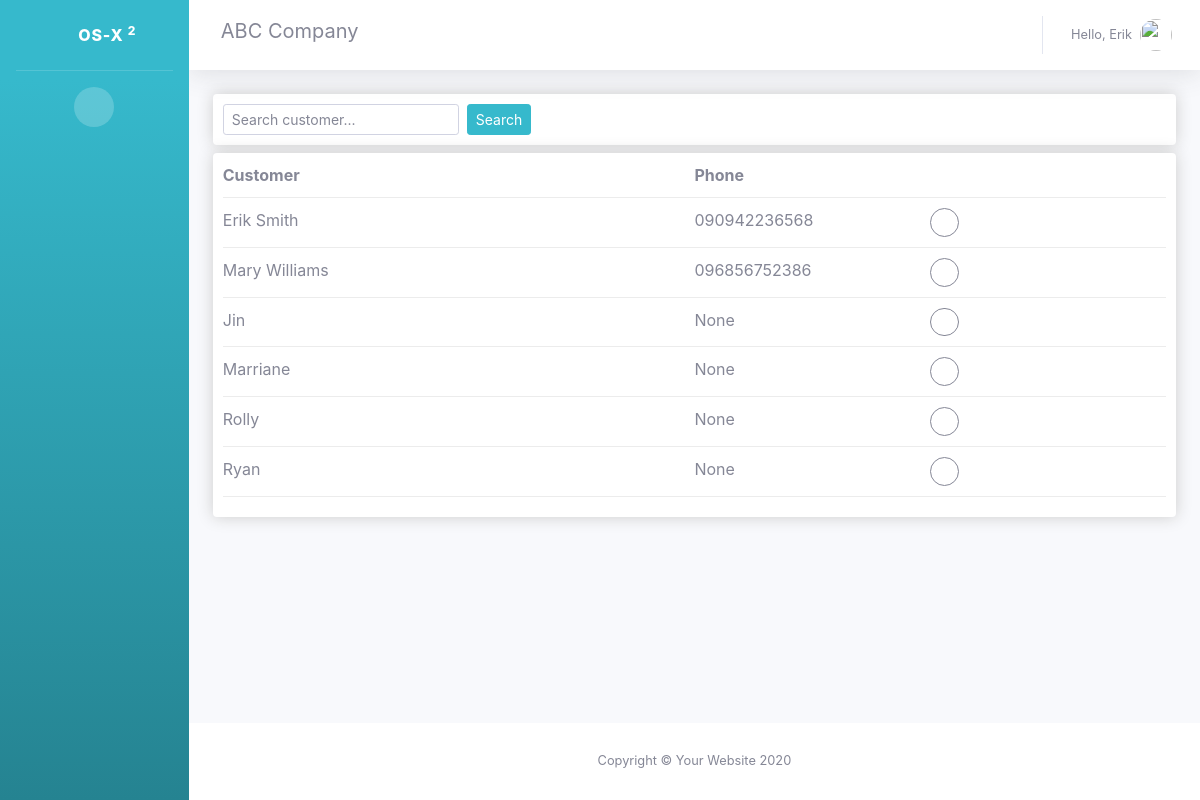
The page /customer_form/ (signed in) on the database its author committed.
### accounts/models.py (models this page shows, shortened)
class Customer(models.Model):
    user = models.OneToOneField(
        User, null=True, blank=True, on_delete=models.CASCADE)
    name = models.CharField(max_length=255, null=True)
    phone = models.CharField(max_length=255, null=True)

### accounts/views.py (the view)
# urls.py: path('customer_form/', views.customer_form, name="customer_form"),
def customer_form(request):
     customers = Customer.objects.get_queryset().order_by('name')
     customerFilter = CustomerFilter(request.GET, queryset=customers)
     customers = customerFilter.qs
     customerPaginator = Paginator(customers, 10)
     customer_page_number = request.GET.get('page')
     try:
        customers = customerPaginator.page(customer_page_number)
     except PageNotAnInteger:
        customers = customerPaginator.page(1)
     except EmptyPage:
        customers = customerPaginator.page(customerPaginator.num_pages)
     context = { 'customers': customers, 'customerFilter': customerFilter}
     return render(request, 'accounts/customer_template.html', context)

### accounts/templates/accounts/customer_template.html (shortened to what this page needs)
{% extends 'accounts/main.html' %}
{% load crispy_forms_tags %}
{% load static %}
{% block content %}
<div class="box-element">
    <div class="row">
        <div class="col-6">
            <form class="form-inline" action="" method="GET">
                {{ customerFilter.form | crispy }}
                <button type="submit" class="btn btn-info btn-sm ml-2">Search</button>
            </form>
        </div>
    </div>
</div>
<div class="box-element mt-2">
    <div class="cart-row">
        <div style="flex: 2"><strong>Customer</strong></div>
        <div style="flex: 1"><strong>Phone</strong></div>
        <div style="flex: 1"></div>
    </div>
    {% for customer in customers %}
    <div class="cart-row">
        <div style="flex: 2">{{customer.name | title}}</div>
        <div style="flex: 1">{{customer.phone}}</div>
        <div style="flex: 1">
            <a href="{% url 'update_customer' customer.id %}"
                class="btn btn-circle btn-outline-secondary add-btn btn-sm"><i class="fa fa-pen"></i></a>
        </div>
    </div>
    {% endfor %}
</div>
{% endblock %}

### accounts/templates/accounts/main.html (shortened to what this page needs)
<!DOCTYPE html>
<html lang="en">
{% load static %}
<head>
  <link href="{% static 'vendor/fontawesome-free/css/all.min.css' %}" rel="stylesheet" type="text/css" />
  <link href="{%static 'fonts/nunito.css' %}" rel="stylesheet" />
  <link href="{% static 'css/sb-admin-2.min.css' %}" rel="stylesheet" />
  <link href="{% static 'css/main.css' %}" rel="stylesheet" />
</head>
<body id="page-top">
  <div id="wrapper">
    <ul class="navbar-nav bg-gradient-info sidebar sidebar-dark accordion" id="accordionSidebar">
      <a class="sidebar-brand d-flex align-items-center justify-content-center" href="{% url 'home' %}">
        <div class="sidebar-brand-icon">
          <i class="fas fa-shopping-basket"></i>
        </div>
        <div class="sidebar-brand-text mx-3">os-x <sup>2</sup></div>
      </a>
      <hr class="sidebar-divider d-none d-md-block">
      <div class="text-center d-none d-md-inline">
        <button class="rounded-circle border-0" id="sidebarToggle"></button>
      </div>
    </ul>
    <div id="content-wrapper" class="d-flex flex-column">
      <div id="content">
        <nav class="navbar navbar-expand navbar-light bg-white topbar mb-4 static-top shadow">
          <div class="d-none d-sm-inline-block form-inline mr-auto ml-md-3 my-2 my-md-0 mw-100">
            <h5 class="text-gray-600">ABC Company</h5>
          </div>
          <ul class="navbar-nav ml-auto">
            <li class="nav-item dropdown no-arrow">
              <a class="nav-link dropdown-toggle" href="#" id="userDropdown" role="button" data-toggle="dropdown"
                aria-haspopup="true" aria-expanded="false">
                <span class="mr-2 d-none d-lg-inline text-gray-600 small">Hello,
                  {{request.user.username|capfirst}}</span>
                <img class="img-profile rounded-circle" src="{% static 'images/user.jpg' %}" />
              </a>
            </li>
          </ul>
        </nav>
        <div class="container-fluid">
          {% block content %} {% endblock %}
        </div>
      </div>
      <footer class="sticky-footer bg-white">
        <div class="container my-auto">
          <div class="copyright text-center my-auto">
            <span>Copyright &copy; Your Website 2020</span>
          </div>
        </div>
      </footer>
    </div>
  </div>
</body>
</html>

### static/css/main.css (style rules this page uses)
body { background-color: hsl(0, 0%, 98%); }
h1, h2, h3, h4, h5, h6 { color: hsl(0, 0%, 30%); }
.box-element { box-shadow: hsl(0, 0%, 80%) 0 0 16px; background-color: #fff; border-radius: 4px; padding: 10px; }
.cart-row { display: flex; align-items: flex-stretch; padding-bottom: 10px; margin-bottom: 10px; border-bottom: 1px solid #ececec; }

### rows shown on the page
Customer: name "Erik Smith", phone "090942236568"
Customer: name "Mary Williams", phone "096856752386"
Customer: name "Jin", phone "None"
Customer: name "Marriane", phone "None"
Customer: name "Rolly", phone "None"
Customer: name "Ryan", phone "None"

### other values the page prints
{{ request.user.username|capfirst }} "Erik"
